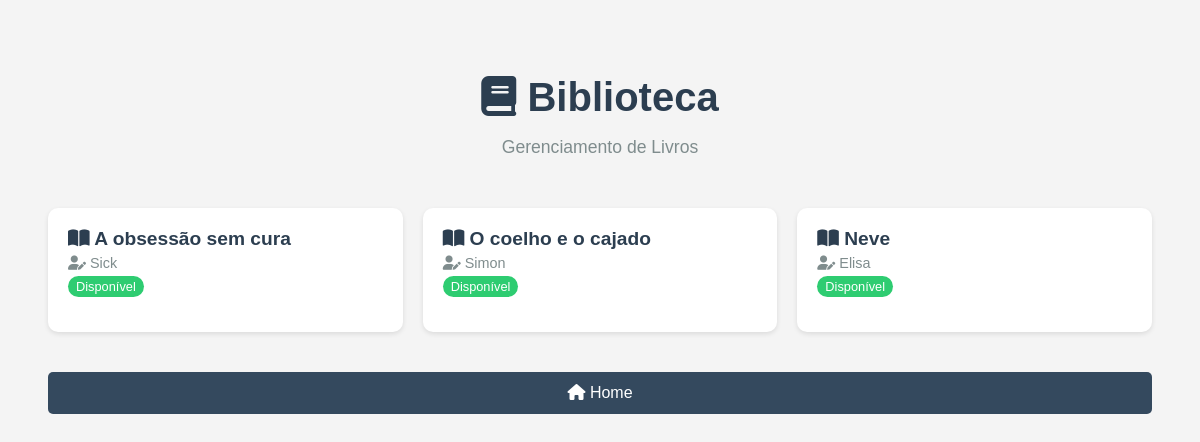
Page /livros/ on the earlier database version.
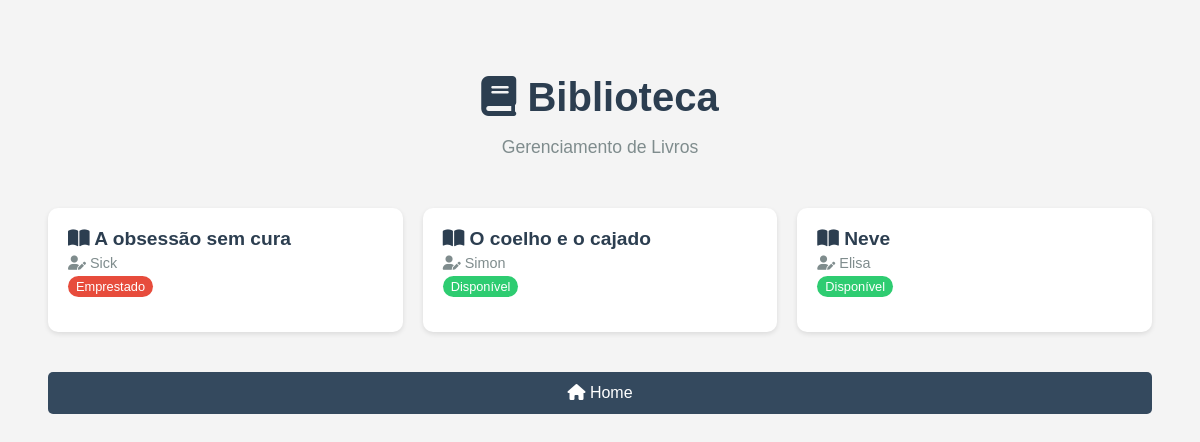
Same page on the later database version.
### livros/models.py (models this page shows, shortened)
class Livro(models.Model):
    titulo = models.CharField(max_length=200, null=False, blank=False)
    autor = models.CharField(max_length=100, null=False, blank=False)
    disponivel = models.BooleanField(default=True)

### livros/views.py (the view)
# urls.py: path('livros/', LivroListView.as_view(), name='livro_list'),
class LivroListView(ListView):
    model = Livro
    template_name = 'livros/livro_list.html'

### livros/templates/livros/livro_list.html (shortened to what this page needs)
<!DOCTYPE html>
<html lang="pt-BR">
<head>
    {% load static %}
    <link rel="stylesheet" href="{% static 'style7.css' %}">
    <link rel="stylesheet" href="https://cdnjs.cloudflare.com/ajax/libs/font-awesome/6.0.0/css/all.min.css">
</head>
<body>
    <div class="container">
        <header class="header">
            <h1><i class="fas fa-book"></i> Biblioteca</h1>
            <p>Gerenciamento de Livros</p>
        </header>
        {% if object_list %}
        <ul class="book-list">
            {% for livro in object_list %}
            <li class="book-card">
                <div class="book-info">
                    <div class="book-title">
                        <a href="{% url 'emprestimo_list' %}?livro_id={{ livro.pk }}" style="text-decoration: none; color: inherit;">
                            <i class="fas fa-book-open"></i> {{ livro.titulo }}
                        </a>
                    </div>
                    <div class="book-author">
                        <i class="fas fa-user-edit"></i> {{ livro.autor }}
                    </div>
                    <span class="book-status {% if livro.disponivel %}status-available{% else %}status-borrowed{% endif %}">
                        {% if livro.disponivel %}Disponível{% else %}Emprestado{% endif %}
                    </span>
                </div>
            </li>
            {% endfor %}
        </ul>
        {% else %}
        <div class="empty-state">
            <i class="fas fa-books" style="font-size: 3rem; margin-bottom: 20px;"></i>
            <p>Nenhum livro cadastrado ainda.</p>
        </div>
        {% endif %}
        <div class="bottom-actions">
            <a href="{% url 'index' %}" class="btn btn-home">
                <i class="fas fa-home"></i> Home
            </a>
        </div>
    </div>
</body>
</html>

Differences in the rows shown:
changed Livro "A obsessão sem cura": disponivel "Disponível" → "Emprestado"
